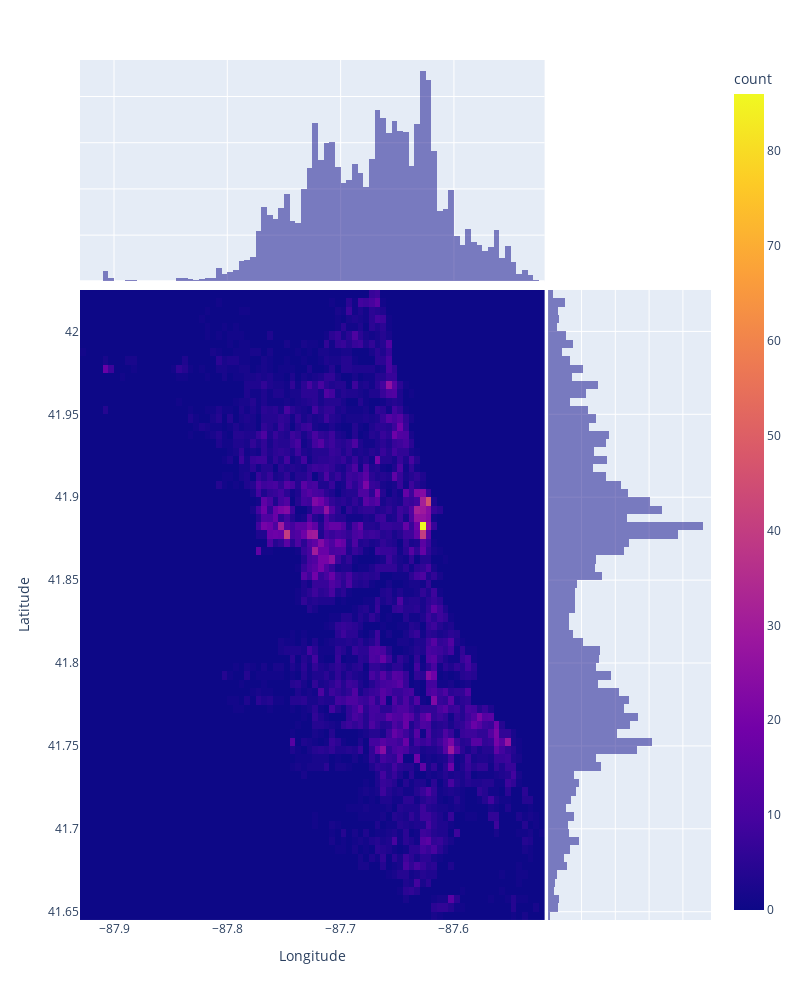

This figure's notebook cell:
### Code cell
# display distribution of a sample of the data
fig_height=1000
px.density_heatmap(
    data_frame=df.sample(10000),
    x="Longitude",
    y="Latitude", 
    marginal_x="histogram",
    marginal_y="histogram",
    height=fig_height,
    width=ratio_xy*fig_height,
    nbinsx=nx,
    nbinsy=ny,
)

### Figure 1 — Plotly figure (JSON) as saved in the notebook; plotly's stock layout.template omitted (floating-point values rounded to 4 significant figures; data arrays with more than 128 entries replaced by an {"elided": "..."} marker saying what was removed)
{"data": [{"coloraxis": "coloraxis", "hovertemplate": "Longitude=%{x}<br>Latitude=%{y}<br>count=%{z}<extra></extra>", "name": "", "nbinsx": 83, "nbinsy": 96, "type": "histogram2d", "x": {"elided": "10000 float values"}, "xaxis": "x", "xbingroup": "x", "y": {"elided": "10000 float values"}, "yaxis": "y", "ybingroup": "y"}, {"alignmentgroup": "True", "bingroup": "x", "hovertemplate": "Longitude=%{x}<br>count=%{y}<extra></extra>", "legendgroup": "", "marker": {"color": "#0d0887"}, "name": "", "offsetgroup": "", "opacity": 0.5, "showlegend": false, "type": "histogram", "x": {"elided": "10000 float values"}, "xaxis": "x3", "yaxis": "y3"}, {"alignmentgroup": "True", "bingroup": "y", "hovertemplate": "Latitude=%{y}<br>count=%{x}<extra></extra>", "legendgroup": "", "marker": {"color": "#0d0887"}, "name": "", "offsetgroup": "", "opacity": 0.5, "showlegend": false, "type": "histogram", "xaxis": "x2", "y": {"elided": "10000 float values"}, "yaxis": "y2"}], "layout": {"barmode": "overlay", "coloraxis": {"colorbar": {"title": {"text": "count"}}, "colorscale": [[0, "#0d0887"], [0.1111, "#46039f"], [0.2222, "#7201a8"], [0.3333, "#9c179e"], [0.4444, "#bd3786"], [0.5556, "#d8576b"], [0.6667, "#ed7953"], [0.7778, "#fb9f3a"], [0.8889, "#fdca26"], [1, "#f0f921"]]}, "height": 1000, "legend": {"tracegroupgap": 0}, "margin": {"t": 60}, "width": 800.4, "xaxis": {"anchor": "y", "domain": [0, 0.7363], "title": {"text": "Longitude"}}, "xaxis2": {"anchor": "y2", "domain": [0.7413, 1], "matches": "x2", "showgrid": true, "showline": false, "showticklabels": false, "ticks": ""}, "xaxis3": {"anchor": "y3", "domain": [0, 0.7363], "matches": "x", "showgrid": true, "showticklabels": false}, "xaxis4": {"anchor": "y4", "domain": [0.7413, 1], "matches": "x2", "showgrid": true, "showline": false, "showticklabels": false, "ticks": ""}, "yaxis": {"anchor": "x", "domain": [0, 0.7326], "title": {"text": "Latitude"}}, "yaxis2": {"anchor": "x2", "domain": [0, 0.7326], "matches": "y", "showgrid": true, "showticklabels": false}, "yaxis3": {"anchor": "x3", "domain": [0.7426, 1], "matches": "y3", "showgrid": true, "showline": false, "showticklabels": false, "ticks": ""}, "yaxis4": {"anchor": "x4", "domain": [0.7426, 1], "matches": "y3", "showgrid": true, "showline": false, "showticklabels": false, "ticks": ""}}}
